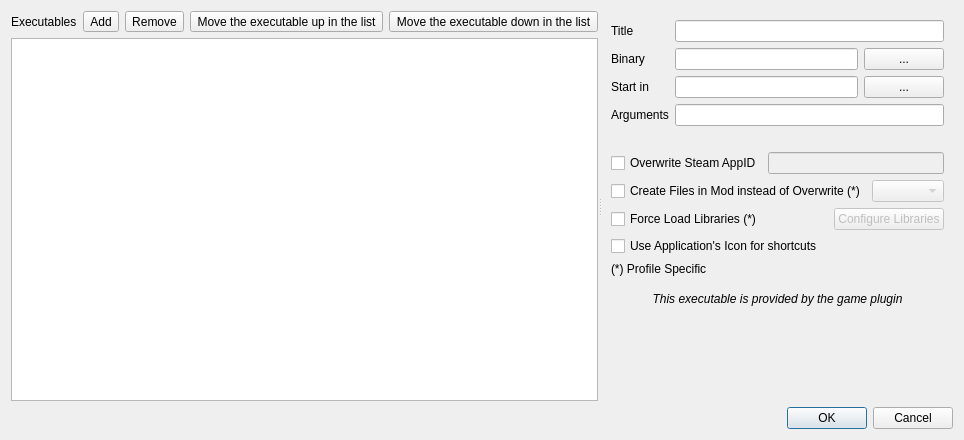
<?xml version="1.0" encoding="UTF-8"?>
<ui version="4.0">
 <class>EditExecutablesDialog</class>
 <widget class="QDialog" name="EditExecutablesDialog">
  <property name="geometry">
   <rect>
    <x>0</x>
    <y>0</y>
    <width>710</width>
    <height>440</height>
   </rect>
  </property>
  <property name="windowTitle">
   <string>Modify Executables</string>
  </property>
  <layout class="QVBoxLayout" name="verticalLayout">
   <item>
    <widget class="QWidget" name="widget_3" native="true">
     <property name="minimumSize">
      <size>
       <width>0</width>
       <height>100</height>
      </size>
     </property>
     <layout class="QVBoxLayout" name="verticalLayout_4">
      <property name="leftMargin">
       <number>0</number>
      </property>
      <property name="topMargin">
       <number>0</number>
      </property>
      <property name="rightMargin">
       <number>0</number>
      </property>
      <property name="bottomMargin">
       <number>0</number>
      </property>
      <item>
       <widget class="QSplitter" name="splitter">
        <property name="orientation">
         <enum>Qt::Horizontal</enum>
        </property>
        <property name="childrenCollapsible">
         <bool>false</bool>
        </property>
        <widget class="QWidget" name="widget_2" native="true">
         <layout class="QVBoxLayout" name="verticalLayout_3">
          <property name="leftMargin">
           <number>0</number>
          </property>
          <property name="topMargin">
           <number>0</number>
          </property>
          <property name="rightMargin">
           <number>0</number>
          </property>
          <property name="bottomMargin">
           <number>0</number>
          </property>
          <item>
           <layout class="QHBoxLayout" name="horizontalLayout_2">
            <item>
             <widget class="QLabel" name="label_6">
              <property name="text">
               <string>Executables</string>
              </property>
             </widget>
            </item>
            <item>
             <spacer name="horizontalSpacer">
              <property name="orientation">
               <enum>Qt::Horizontal</enum>
              </property>
              <property name="sizeHint" stdset="0">
               <size>
                <width>40</width>
                <height>20</height>
               </size>
              </property>
             </spacer>
            </item>
            <item>
             <widget class="QToolButton" name="add">
              <property name="toolTip">
               <string>Add an executable</string>
              </property>
              <property name="statusTip">
               <string>Add an executable</string>
              </property>
              <property name="whatsThis">
               <string>Add an executable</string>
              </property>
              <property name="text">
               <string>Add</string>
              </property>
              <property name="icon">
               <iconset resource="resources.qrc">
                <normaloff>:/MO/gui/add</normaloff>:/MO/gui/add</iconset>
              </property>
             </widget>
            </item>
            <item>
             <widget class="QToolButton" name="remove">
              <property name="toolTip">
               <string>Remove the selected executable</string>
              </property>
              <property name="statusTip">
               <string>Remove the selected executable</string>
              </property>
              <property name="whatsThis">
               <string>Remove the selected executable</string>
              </property>
              <property name="text">
               <string>Remove</string>
              </property>
              <property name="icon">
               <iconset resource="resources.qrc">
                <normaloff>:/MO/gui/resources/list-remove.png</normaloff>:/MO/gui/resources/list-remove.png</iconset>
              </property>
             </widget>
            </item>
            <item>
             <widget class="QToolButton" name="up">
              <property name="toolTip">
               <string>Move the executable up in the list</string>
              </property>
              <property name="statusTip">
               <string>Move the executable up in the list</string>
              </property>
              <property name="whatsThis">
               <string>Move the executable up in the list</string>
              </property>
              <property name="text">
               <string>Move the executable up in the list</string>
              </property>
              <property name="icon">
               <iconset resource="resources.qrc">
                <normaloff>:/MO/gui/resources/go-up.png</normaloff>:/MO/gui/resources/go-up.png</iconset>
              </property>
             </widget>
            </item>
            <item>
             <widget class="QToolButton" name="down">
              <property name="toolTip">
               <string>Move the executable down in the list</string>
              </property>
              <property name="statusTip">
               <string>Move the executable down in the list</string>
              </property>
              <property name="whatsThis">
               <string>Move the executable down in the list</string>
              </property>
              <property name="text">
               <string>Move the executable down in the list</string>
              </property>
              <property name="icon">
               <iconset resource="resources.qrc">
                <normaloff>:/MO/gui/resources/go-down.png</normaloff>:/MO/gui/resources/go-down.png</iconset>
              </property>
             </widget>
            </item>
           </layout>
          </item>
          <item>
           <widget class="QListWidget" name="list">
            <property name="toolTip">
             <string>List of configured executables</string>
            </property>
            <property name="whatsThis">
             <string>This is a list of your configured executables. Executables in grey are automatically recognised and can not be modified.</string>
            </property>
            <property name="dragDropMode">
             <enum>QAbstractItemView::InternalMove</enum>
            </property>
            <property name="defaultDropAction">
             <enum>Qt::TargetMoveAction</enum>
            </property>
           </widget>
          </item>
         </layout>
        </widget>
        <widget class="QWidget" name="widget" native="true">
         <layout class="QVBoxLayout" name="verticalLayout_2">
          <property name="leftMargin">
           <number>0</number>
          </property>
          <property name="topMargin">
           <number>0</number>
          </property>
          <property name="rightMargin">
           <number>0</number>
          </property>
          <property name="bottomMargin">
           <number>0</number>
          </property>
          <item>
           <widget class="QWidget" name="widget_4" native="true">
            <layout class="QVBoxLayout" name="verticalLayout_5">
             <property name="bottomMargin">
              <number>10</number>
             </property>
             <item>
              <layout class="QFormLayout" name="formLayout">
               <property name="bottomMargin">
                <number>20</number>
               </property>
               <item row="0" column="0">
                <widget class="QLabel" name="label_3">
                 <property name="text">
                  <string>Title</string>
                 </property>
                </widget>
               </item>
               <item row="0" column="1">
                <widget class="QLineEdit" name="title">
                 <property name="toolTip">
                  <string>Name of the executable. This is only for display purposes.</string>
                 </property>
                 <property name="whatsThis">
                  <string>Name of the executable. This is only for display purposes.</string>
                 </property>
                </widget>
               </item>
               <item row="1" column="0">
                <widget class="QLabel" name="label">
                 <property name="text">
                  <string>Binary</string>
                 </property>
                </widget>
               </item>
               <item row="1" column="1">
                <layout class="QHBoxLayout" name="horizontalLayout" stretch="1,0">
                 <item>
                  <widget class="QLineEdit" name="binary">
                   <property name="toolTip">
                    <string>Binary to run</string>
                   </property>
                   <property name="whatsThis">
                    <string>Binary to run</string>
                   </property>
                  </widget>
                 </item>
                 <item>
                  <widget class="QPushButton" name="browseBinary">
                   <property name="toolTip">
                    <string>Browse filesystem</string>
                   </property>
                   <property name="whatsThis">
                    <string>Browse filesystem for the executable to run.</string>
                   </property>
                   <property name="text">
                    <string>...</string>
                   </property>
                  </widget>
                 </item>
                </layout>
               </item>
               <item row="2" column="0">
                <widget class="QLabel" name="label_4">
                 <property name="text">
                  <string>Start in</string>
                 </property>
                </widget>
               </item>
               <item row="2" column="1">
                <layout class="QHBoxLayout" name="horizontalLayout_6" stretch="1,0">
                 <item>
                  <widget class="QLineEdit" name="workingDirectory"/>
                 </item>
                 <item>
                  <widget class="QPushButton" name="browseWorkingDirectory">
                   <property name="text">
                    <string>...</string>
                   </property>
                  </widget>
                 </item>
                </layout>
               </item>
               <item row="3" column="0">
                <widget class="QLabel" name="label_2">
                 <property name="text">
                  <string>Arguments</string>
                 </property>
                </widget>
               </item>
               <item row="3" column="1">
                <widget class="QLineEdit" name="arguments">
                 <property name="toolTip">
                  <string>Arguments to pass to the application</string>
                 </property>
                 <property name="whatsThis">
                  <string>Arguments to pass to the application</string>
                 </property>
                </widget>
               </item>
              </layout>
             </item>
             <item>
              <layout class="QHBoxLayout" name="horizontalLayout_5">
               <item>
                <widget class="QCheckBox" name="overwriteSteamAppID">
                 <property name="toolTip">
                  <string>Allow the Steam AppID to be used for this executable to be changed.</string>
                 </property>
                 <property name="whatsThis">
                  <string>Allow the Steam AppID to be used for this executable to be changed.
Every game/tool distributed through Steam has a unique ID. MO needs to know this ID to start those programs directly, otherwise the program is started by steam and then MO will not work. By default, MO will use the AppID for the game.
Right now the only case I know of where this needs to be overwritten is for the Skyrim Creation Kit which has its own AppID. This overwrite is already preconfigured.</string>
                 </property>
                 <property name="text">
                  <string>Overwrite Steam AppID</string>
                 </property>
                </widget>
               </item>
               <item>
                <widget class="QLineEdit" name="steamAppID">
                 <property name="enabled">
                  <bool>false</bool>
                 </property>
                 <property name="toolTip">
                  <string>Steam AppID to use for this executable that differs from the games AppID.</string>
                 </property>
                 <property name="whatsThis">
                  <string>Steam AppID to use for this executable that differs from the games AppID.
Every game/tool distributed through Steam has a unique ID. MO needs to know this ID to start those programs directly, otherwise the program is started by steam and then MO will not work. By default, MO will use the AppID for the game (usually 72850).
Right now the only case I know of where this needs to be overwritten is for the Skyrim Creation Kit which has its own AppID (usually 202480). This overwrite is already preconfigured.</string>
                 </property>
                </widget>
               </item>
              </layout>
             </item>
             <item>
              <layout class="QHBoxLayout" name="horizontalLayout_9" stretch="0,1">
               <item>
                <widget class="QCheckBox" name="createFilesInMod">
                 <property name="toolTip">
                  <string>If this is enabled, new files are created in the specified mod instead of the &quot;Overwrite&quot; mod.</string>
                 </property>
                 <property name="text">
                  <string>Create Files in Mod instead of Overwrite (*)</string>
                 </property>
                </widget>
               </item>
               <item>
                <widget class="QComboBox" name="mods">
                 <property name="enabled">
                  <bool>false</bool>
                 </property>
                </widget>
               </item>
              </layout>
             </item>
             <item>
              <layout class="QHBoxLayout" name="horizontalLayout_8">
               <item>
                <widget class="QCheckBox" name="forceLoadLibraries">
                 <property name="toolTip">
                  <string>If this is enabled, the configured libraries will be automatically loaded when this executable is launched.</string>
                 </property>
                 <property name="text">
                  <string>Force Load Libraries (*)</string>
                 </property>
                </widget>
               </item>
               <item>
                <spacer name="horizontalSpacer_2">
                 <property name="orientation">
                  <enum>Qt::Horizontal</enum>
                 </property>
                 <property name="sizeHint" stdset="0">
                  <size>
                   <width>40</width>
                   <height>20</height>
                  </size>
                 </property>
                </spacer>
               </item>
               <item>
                <widget class="QPushButton" name="configureLibraries">
                 <property name="enabled">
                  <bool>false</bool>
                 </property>
                 <property name="text">
                  <string>Configure Libraries</string>
                 </property>
                </widget>
               </item>
              </layout>
             </item>
             <item>
              <widget class="QCheckBox" name="useApplicationIcon">
               <property name="text">
                <string>Use Application's Icon for shortcuts</string>
               </property>
              </widget>
             </item>
             <item>
              <widget class="QLabel" name="label_5">
               <property name="text">
                <string>(*) Profile Specific</string>
               </property>
               <property name="margin">
                <number>5</number>
               </property>
              </widget>
             </item>
            </layout>
           </widget>
          </item>
          <item>
           <widget class="QLabel" name="pluginProvidedLabel">
            <property name="font">
             <font>
              <italic>true</italic>
             </font>
            </property>
            <property name="text">
             <string>This executable is provided by the game plugin</string>
            </property>
            <property name="alignment">
             <set>Qt::AlignCenter</set>
            </property>
           </widget>
          </item>
          <item>
           <spacer name="verticalSpacer">
            <property name="orientation">
             <enum>Qt::Vertical</enum>
            </property>
            <property name="sizeHint" stdset="0">
             <size>
              <width>20</width>
              <height>40</height>
             </size>
            </property>
           </spacer>
          </item>
         </layout>
        </widget>
       </widget>
      </item>
     </layout>
    </widget>
   </item>
   <item>
    <widget class="QDialogButtonBox" name="buttons">
     <property name="standardButtons">
      <set>QDialogButtonBox::Cancel|QDialogButtonBox::Ok</set>
     </property>
    </widget>
   </item>
  </layout>
 </widget>
 <tabstops>
  <tabstop>binary</tabstop>
  <tabstop>browseBinary</tabstop>
  <tabstop>workingDirectory</tabstop>
  <tabstop>browseWorkingDirectory</tabstop>
  <tabstop>overwriteSteamAppID</tabstop>
  <tabstop>steamAppID</tabstop>
  <tabstop>createFilesInMod</tabstop>
  <tabstop>mods</tabstop>
 </tabstops>
 <resources>
  <include location="resources.qrc"/>
 </resources>
 <connections/>
</ui>
